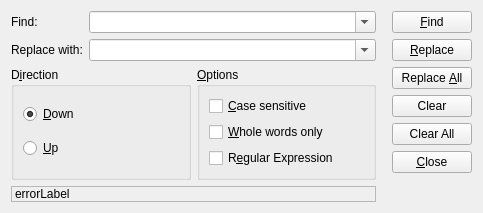
<?xml version="1.0" encoding="UTF-8"?>
<ui version="4.0">
 <class>FindReplaceForm</class>
 <widget class="QWidget" name="FindReplaceForm">
  <property name="geometry">
   <rect>
    <x>0</x>
    <y>0</y>
    <width>483</width>
    <height>205</height>
   </rect>
  </property>
  <property name="windowTitle">
   <string>Find</string>
  </property>
  <property name="windowIcon">
   <iconset resource="nutshellqt.qrc">
    <normaloff>:/resources/editFind.png</normaloff>:/resources/editFind.png</iconset>
  </property>
  <layout class="QGridLayout" name="gridLayout">
   <item row="0" column="0">
    <layout class="QVBoxLayout" name="verticalLayout_5">
     <item>
      <layout class="QVBoxLayout" name="verticalLayout_2">
       <item>
        <layout class="QGridLayout" name="gridLayout_3">
         <item row="0" column="1">
          <widget class="QComboBox" name="textToFind">
           <property name="sizePolicy">
            <sizepolicy hsizetype="Expanding" vsizetype="Fixed">
             <horstretch>0</horstretch>
             <verstretch>0</verstretch>
            </sizepolicy>
           </property>
           <property name="editable">
            <bool>true</bool>
           </property>
          </widget>
         </item>
         <item row="1" column="1">
          <widget class="QComboBox" name="textToReplace">
           <property name="sizePolicy">
            <sizepolicy hsizetype="Expanding" vsizetype="Fixed">
             <horstretch>0</horstretch>
             <verstretch>0</verstretch>
            </sizepolicy>
           </property>
           <property name="editable">
            <bool>true</bool>
           </property>
          </widget>
         </item>
         <item row="1" column="0">
          <widget class="QLabel" name="replaceLabel">
           <property name="text">
            <string>Replace with:</string>
           </property>
          </widget>
         </item>
         <item row="0" column="0">
          <widget class="QLabel" name="label">
           <property name="text">
            <string>Find:</string>
           </property>
          </widget>
         </item>
        </layout>
       </item>
      </layout>
     </item>
     <item>
      <layout class="QHBoxLayout" name="horizontalLayout">
       <item>
        <widget class="QGroupBox" name="groupBox">
         <property name="title">
          <string>D&amp;irection</string>
         </property>
         <layout class="QVBoxLayout" name="verticalLayout_3">
          <item>
           <widget class="QRadioButton" name="downRadioButton">
            <property name="text">
             <string>&amp;Down</string>
            </property>
            <property name="checked">
             <bool>true</bool>
            </property>
           </widget>
          </item>
          <item>
           <widget class="QRadioButton" name="upRadioButton">
            <property name="text">
             <string>&amp;Up</string>
            </property>
           </widget>
          </item>
         </layout>
        </widget>
       </item>
       <item>
        <widget class="QGroupBox" name="groupBox_2">
         <property name="title">
          <string>&amp;Options</string>
         </property>
         <layout class="QVBoxLayout" name="verticalLayout_4">
          <item>
           <widget class="QCheckBox" name="caseCheckBox">
            <property name="text">
             <string>&amp;Case sensitive</string>
            </property>
           </widget>
          </item>
          <item>
           <widget class="QCheckBox" name="wholeCheckBox">
            <property name="text">
             <string>&amp;Whole words only</string>
            </property>
           </widget>
          </item>
          <item>
           <widget class="QCheckBox" name="regexCheckBox">
            <property name="toolTip">
             <string>&lt;!DOCTYPE HTML PUBLIC &quot;-//W3C//DTD HTML 4.0//EN&quot; &quot;http://www.w3.org/TR/REC-html40/strict.dtd&quot;&gt;
&lt;html&gt;&lt;head&gt;&lt;meta name=&quot;qrichtext&quot; content=&quot;1&quot; /&gt;&lt;style type=&quot;text/css&quot;&gt;
p, li { white-space: pre-wrap; }
&lt;/style&gt;&lt;/head&gt;&lt;body style=&quot; font-family:'Sans'; font-size:10pt; font-weight:400; font-style:normal;&quot;&gt;
&lt;p style=&quot; margin-top:0px; margin-bottom:0px; margin-left:0px; margin-right:0px; -qt-block-indent:0; text-indent:0px;&quot;&gt;whether the text to search should be interpreted as a regular expression.&lt;/p&gt;
&lt;p style=&quot;-qt-paragraph-type:empty; margin-top:0px; margin-bottom:0px; margin-left:0px; margin-right:0px; -qt-block-indent:0; text-indent:0px;&quot;&gt;&lt;/p&gt;
&lt;p style=&quot; margin-top:0px; margin-bottom:0px; margin-left:0px; margin-right:0px; -qt-block-indent:0; text-indent:0px;&quot;&gt;You may want to take a look at the syntax of regular expressions:&lt;/p&gt;
&lt;p style=&quot; margin-top:0px; margin-bottom:0px; margin-left:0px; margin-right:0px; -qt-block-indent:0; text-indent:0px;&quot;&gt;&lt;a href=&quot;http://doc.trolltech.com/qregexp.html&quot;&gt;&lt;span style=&quot; text-decoration: underline; color:#0000ff;&quot;&gt;http://doc.trolltech.com/qregexp.html&lt;/span&gt;&lt;/a&gt;&lt;/p&gt;&lt;/body&gt;&lt;/html&gt;</string>
            </property>
            <property name="text">
             <string>R&amp;egular Expression</string>
            </property>
           </widget>
          </item>
         </layout>
        </widget>
       </item>
      </layout>
     </item>
    </layout>
   </item>
   <item row="0" column="1" rowspan="2">
    <layout class="QVBoxLayout" name="verticalLayout">
     <property name="leftMargin">
      <number>10</number>
     </property>
     <item>
      <widget class="QPushButton" name="findButton">
       <property name="enabled">
        <bool>true</bool>
       </property>
       <property name="text">
        <string>&amp;Find</string>
       </property>
      </widget>
     </item>
     <item>
      <widget class="QPushButton" name="replaceButton">
       <property name="enabled">
        <bool>true</bool>
       </property>
       <property name="text">
        <string>&amp;Replace</string>
       </property>
      </widget>
     </item>
     <item>
      <widget class="QPushButton" name="replaceAllButton">
       <property name="enabled">
        <bool>true</bool>
       </property>
       <property name="text">
        <string>Replace &amp;All</string>
       </property>
      </widget>
     </item>
     <item>
      <widget class="QPushButton" name="pushButton_clear">
       <property name="text">
        <string>Clear</string>
       </property>
      </widget>
     </item>
     <item>
      <widget class="QPushButton" name="pushButton_clearall">
       <property name="text">
        <string>Clear All</string>
       </property>
      </widget>
     </item>
     <item>
      <widget class="QPushButton" name="closeButton">
       <property name="text">
        <string>&amp;Close</string>
       </property>
      </widget>
     </item>
     <item>
      <spacer name="verticalSpacer">
       <property name="orientation">
        <enum>Qt::Vertical</enum>
       </property>
       <property name="sizeHint" stdset="0">
        <size>
         <width>20</width>
         <height>40</height>
        </size>
       </property>
      </spacer>
     </item>
    </layout>
   </item>
   <item row="1" column="0">
    <widget class="QLabel" name="errorLabel">
     <property name="sizePolicy">
      <sizepolicy hsizetype="Preferred" vsizetype="MinimumExpanding">
       <horstretch>0</horstretch>
       <verstretch>0</verstretch>
      </sizepolicy>
     </property>
     <property name="frameShape">
      <enum>QFrame::StyledPanel</enum>
     </property>
     <property name="frameShadow">
      <enum>QFrame::Sunken</enum>
     </property>
     <property name="text">
      <string>errorLabel</string>
     </property>
    </widget>
   </item>
  </layout>
 </widget>
 <tabstops>
  <tabstop>downRadioButton</tabstop>
  <tabstop>upRadioButton</tabstop>
  <tabstop>caseCheckBox</tabstop>
  <tabstop>wholeCheckBox</tabstop>
  <tabstop>regexCheckBox</tabstop>
  <tabstop>findButton</tabstop>
 </tabstops>
 <resources>
  <include location="nutshellqt.qrc"/>
 </resources>
 <connections>
  <connection>
   <sender>pushButton_clear</sender>
   <signal>clicked()</signal>
   <receiver>textToFind</receiver>
   <slot>clearEditText()</slot>
   <hints>
    <hint type="sourcelabel">
     <x>455</x>
     <y>136</y>
    </hint>
    <hint type="destinationlabel">
     <x>374</x>
     <y>26</y>
    </hint>
   </hints>
  </connection>
  <connection>
   <sender>pushButton_clearall</sender>
   <signal>clicked()</signal>
   <receiver>textToFind</receiver>
   <slot>clear()</slot>
   <hints>
    <hint type="sourcelabel">
     <x>421</x>
     <y>165</y>
    </hint>
    <hint type="destinationlabel">
     <x>361</x>
     <y>31</y>
    </hint>
   </hints>
  </connection>
  <connection>
   <sender>pushButton_clearall</sender>
   <signal>clicked()</signal>
   <receiver>textToReplace</receiver>
   <slot>clear()</slot>
   <hints>
    <hint type="sourcelabel">
     <x>405</x>
     <y>163</y>
    </hint>
    <hint type="destinationlabel">
     <x>355</x>
     <y>66</y>
    </hint>
   </hints>
  </connection>
  <connection>
   <sender>pushButton_clear</sender>
   <signal>clicked()</signal>
   <receiver>textToReplace</receiver>
   <slot>clearEditText()</slot>
   <hints>
    <hint type="sourcelabel">
     <x>436</x>
     <y>142</y>
    </hint>
    <hint type="destinationlabel">
     <x>374</x>
     <y>68</y>
    </hint>
   </hints>
  </connection>
 </connections>
</ui>
